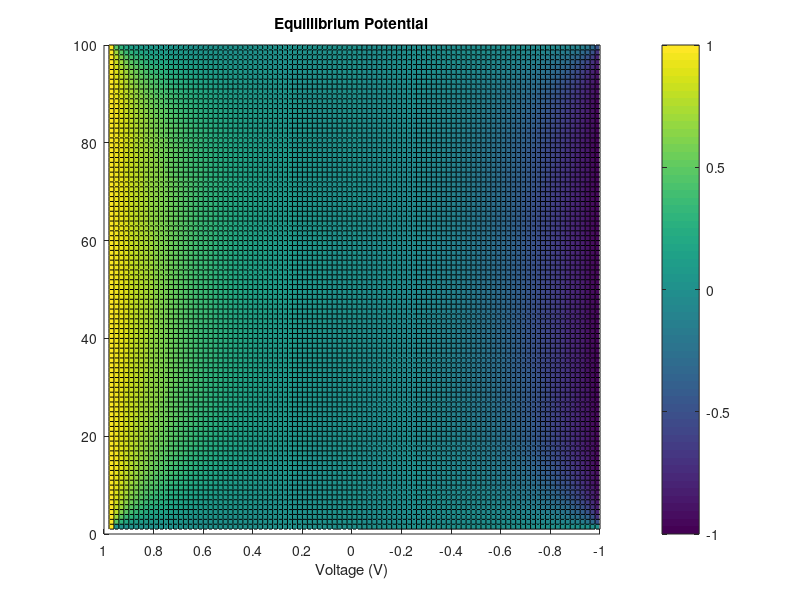
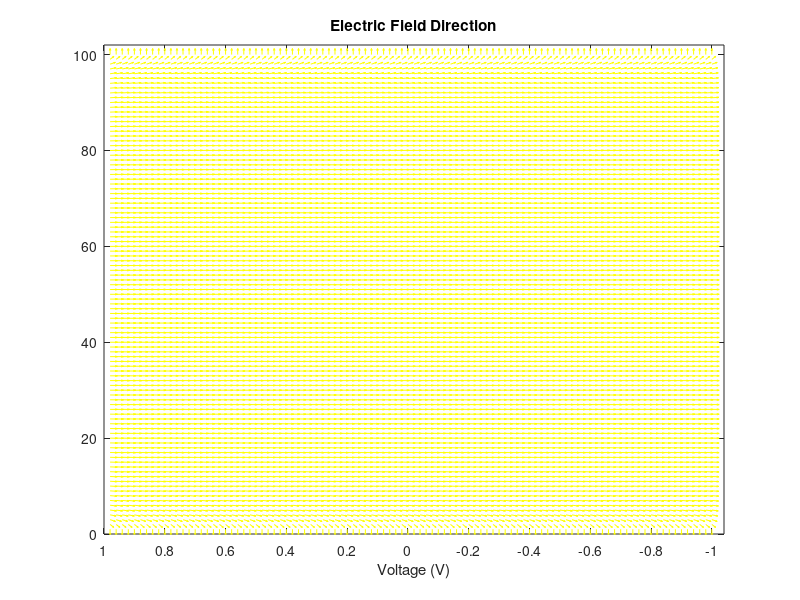

Here is the MATLAB script that generated these plots, in order:
% Author: Nawaf k. Abdullah
% This script simulates electric equilibrium potential in a region of space
% that does not contain any electric charge. [2D box surface illustration]
% Reference: Computational Physics 2nd Edition - Nicholas J. Giordano and
% Hisao Nakanishi

N=100; %Side length of the Box surface
V = zeros(N,N);
V(:,1)=1;
V(:,N)=-1;

for n=1:400 %Iterations for Jacobi method
    for i=2:N-1
        for j=2:N-1
            V(i,j)=(V(i-1,j)+V(i+1,j)+V(i,j+1)+V(i,j-1))*0.25; %Discretized Laplace equation in 2D
        end
    end
end

figure(1)%Graphing equilibrium potential
surface(V)
colorbar
title('Equillibrium Potential'); 
hold on
set(gca,'XTick',0:10:100)
set(gca,'XTickLabel',1:-0.2:-1)
xlabel('Voltage (V)');
hold off


figure(2) %Visualization of the electric field vectors
whitebg('black')
x = -V(:,j); % Necessary to make the electric field goes from the positive to the negative pole.
y = -V(i,:);
[xg,yg] = meshgrid(x,y);
quiver(xg',yg,'yellow');
xlim([0 102])
ylim([0 102])
title('Electric Field Direction')
hold on
set(gca,'XTick',0:10:100)
set(gca,'XTickLabel',1:-0.2:-1)
xlabel('Voltage (V)');
hold off